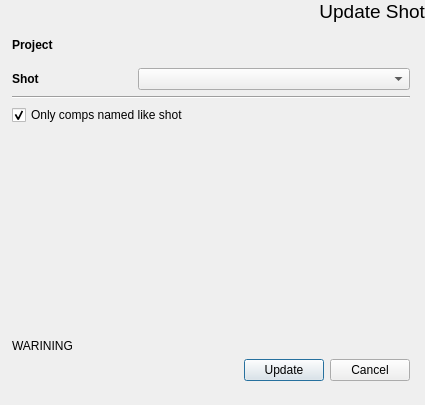
<?xml version="1.0" encoding="UTF-8"?>
<ui version="4.0">
 <class>dlgUpdateShot</class>
 <widget class="QDialog" name="dlgUpdateShot">
  <property name="geometry">
   <rect>
    <x>0</x>
    <y>0</y>
    <width>425</width>
    <height>405</height>
   </rect>
  </property>
  <property name="windowTitle">
   <string>Update Shot</string>
  </property>
  <property name="windowIcon">
   <iconset resource="../_rc/epp.qrc">
    <normaloff>:/icons/epp_128.png</normaloff>:/icons/epp_128.png</iconset>
  </property>
  <layout class="QVBoxLayout" name="verticalLayout_2">
   <property name="margin">
    <number>0</number>
   </property>
   <item>
    <widget class="QLabel" name="lblHeader">
     <property name="font">
      <font>
       <family>Arial</family>
       <pointsize>14</pointsize>
      </font>
     </property>
     <property name="text">
      <string>Update Shot</string>
     </property>
     <property name="alignment">
      <set>Qt::AlignRight|Qt::AlignTop|Qt::AlignTrailing</set>
     </property>
     <property name="margin">
      <number>10</number>
     </property>
    </widget>
   </item>
   <item>
    <layout class="QVBoxLayout" name="verticalLayout">
     <property name="leftMargin">
      <number>12</number>
     </property>
     <property name="topMargin">
      <number>9</number>
     </property>
     <property name="rightMargin">
      <number>15</number>
     </property>
     <property name="bottomMargin">
      <number>24</number>
     </property>
     <item>
      <layout class="QGridLayout" name="gridLayout1">
       <item row="3" column="0">
        <widget class="QLabel" name="_lblShot">
         <property name="sizePolicy">
          <sizepolicy hsizetype="Minimum" vsizetype="Preferred">
           <horstretch>0</horstretch>
           <verstretch>0</verstretch>
          </sizepolicy>
         </property>
         <property name="minimumSize">
          <size>
           <width>120</width>
           <height>0</height>
          </size>
         </property>
         <property name="font">
          <font>
           <weight>75</weight>
           <bold>true</bold>
          </font>
         </property>
         <property name="toolTip">
          <string>Project name and also the projects root directory name</string>
         </property>
         <property name="whatsThis">
          <string>&lt;!DOCTYPE HTML PUBLIC &quot;-//W3C//DTD HTML 4.0//EN&quot; &quot;http://www.w3.org/TR/REC-html40/strict.dtd&quot;&gt;
&lt;html&gt;&lt;head&gt;&lt;meta name=&quot;qrichtext&quot; content=&quot;1&quot; /&gt;&lt;style type=&quot;text/css&quot;&gt;
p, li { white-space: pre-wrap; }
&lt;/style&gt;&lt;/head&gt;&lt;body style=&quot; font-family:'MS Shell Dlg 2'; font-size:8.25pt; font-weight:400; font-style:normal;&quot;&gt;
&lt;p style=&quot; margin-top:0px; margin-bottom:0px; margin-left:0px; margin-right:0px; -qt-block-indent:0; text-indent:0px;&quot;&gt;&lt;span style=&quot; font-size:8pt;&quot;&gt;The &lt;/span&gt;&lt;span style=&quot; font-size:8pt; font-weight:600;&quot;&gt;Name&lt;/span&gt;&lt;span style=&quot; font-size:8pt;&quot;&gt; for the project needs to be set based on studio conventions. This name is also used for the root folder of the project. Make sure it is file system safe and does not contain invalid characters. The default widget limits input to valid characters. Already existing project names can not be used to prevent data loss through overwriting.&lt;/span&gt;&lt;/p&gt;&lt;/body&gt;&lt;/html&gt;</string>
         </property>
         <property name="text">
          <string>Shot</string>
         </property>
        </widget>
       </item>
       <item row="1" column="0">
        <widget class="QLabel" name="_lblProject">
         <property name="sizePolicy">
          <sizepolicy hsizetype="Minimum" vsizetype="Preferred">
           <horstretch>0</horstretch>
           <verstretch>0</verstretch>
          </sizepolicy>
         </property>
         <property name="minimumSize">
          <size>
           <width>120</width>
           <height>0</height>
          </size>
         </property>
         <property name="font">
          <font>
           <weight>75</weight>
           <bold>true</bold>
          </font>
         </property>
         <property name="toolTip">
          <string>Format Template for production.</string>
         </property>
         <property name="whatsThis">
          <string>&lt;!DOCTYPE HTML PUBLIC &quot;-//W3C//DTD HTML 4.0//EN&quot; &quot;http://www.w3.org/TR/REC-html40/strict.dtd&quot;&gt;
&lt;html&gt;&lt;head&gt;&lt;meta name=&quot;qrichtext&quot; content=&quot;1&quot; /&gt;&lt;style type=&quot;text/css&quot;&gt;
p, li { white-space: pre-wrap; }
&lt;/style&gt;&lt;/head&gt;&lt;body style=&quot; font-family:'MS Shell Dlg 2'; font-size:8.25pt; font-weight:400; font-style:normal;&quot;&gt;
&lt;p style=&quot; margin-top:0px; margin-bottom:0px; margin-left:0px; margin-right:0px; -qt-block-indent:0; text-indent:0px;&quot;&gt;The &lt;span style=&quot; font-weight:600;&quot;&gt;Format Templates&lt;/span&gt; are presets of Width, Height, Framerage (FPS) and Aspect Ratios for a Production. They are stored in your &lt;span style=&quot; font-style:italic;&quot;&gt;epp_root\templates\formats.xml&lt;/span&gt; file. As starting point formats can be imported during install of epp from eyeon Fusion.&lt;/p&gt;&lt;/body&gt;&lt;/html&gt;</string>
         </property>
         <property name="text">
          <string>Project</string>
         </property>
        </widget>
       </item>
       <item row="2" column="0">
        <spacer name="verticalSpacer_2">
         <property name="orientation">
          <enum>Qt::Vertical</enum>
         </property>
         <property name="sizeType">
          <enum>QSizePolicy::Fixed</enum>
         </property>
         <property name="sizeHint" stdset="0">
          <size>
           <width>20</width>
           <height>10</height>
          </size>
         </property>
        </spacer>
       </item>
       <item row="3" column="1">
        <widget class="QComboBox" name="cmbShot"/>
       </item>
       <item row="1" column="1">
        <widget class="QLabel" name="lblProject">
         <property name="sizePolicy">
          <sizepolicy hsizetype="Expanding" vsizetype="Preferred">
           <horstretch>0</horstretch>
           <verstretch>0</verstretch>
          </sizepolicy>
         </property>
         <property name="text">
          <string/>
         </property>
        </widget>
       </item>
      </layout>
     </item>
     <item>
      <widget class="Line" name="line">
       <property name="orientation">
        <enum>Qt::Horizontal</enum>
       </property>
      </widget>
     </item>
     <item>
      <widget class="QCheckBox" name="chkShotLike">
       <property name="text">
        <string>Only comps named like shot</string>
       </property>
       <property name="checked">
        <bool>true</bool>
       </property>
      </widget>
     </item>
     <item>
      <spacer name="verticalSpacer">
       <property name="orientation">
        <enum>Qt::Vertical</enum>
       </property>
       <property name="sizeHint" stdset="0">
        <size>
         <width>20</width>
         <height>40</height>
        </size>
       </property>
      </spacer>
     </item>
     <item>
      <widget class="QLabel" name="lblStatus">
       <property name="statusTip">
        <string>Warning Status</string>
       </property>
       <property name="styleSheet">
        <string notr="true"/>
       </property>
       <property name="text">
        <string>WARINING</string>
       </property>
       <property name="openExternalLinks">
        <bool>true</bool>
       </property>
      </widget>
     </item>
     <item>
      <layout class="QHBoxLayout" name="horizontalLayout_2">
       <item>
        <spacer name="horizontalSpacer_2">
         <property name="orientation">
          <enum>Qt::Horizontal</enum>
         </property>
         <property name="sizeHint" stdset="0">
          <size>
           <width>40</width>
           <height>20</height>
          </size>
         </property>
        </spacer>
       </item>
       <item>
        <widget class="QPushButton" name="butUpdate">
         <property name="statusTip">
          <string>Create Project and Directories</string>
         </property>
         <property name="text">
          <string>Update</string>
         </property>
        </widget>
       </item>
       <item>
        <widget class="QPushButton" name="butCancel">
         <property name="statusTip">
          <string>Cancel the operation</string>
         </property>
         <property name="text">
          <string>Cancel</string>
         </property>
        </widget>
       </item>
      </layout>
     </item>
    </layout>
   </item>
  </layout>
 </widget>
 <tabstops>
  <tabstop>butUpdate</tabstop>
  <tabstop>butCancel</tabstop>
 </tabstops>
 <resources>
  <include location="../_rc/epp.qrc"/>
 </resources>
 <connections>
  <connection>
   <sender>butUpdate</sender>
   <signal>clicked()</signal>
   <receiver>dlgUpdateShot</receiver>
   <slot>accept()</slot>
   <hints>
    <hint type="sourcelabel">
     <x>220</x>
     <y>261</y>
    </hint>
    <hint type="destinationlabel">
     <x>167</x>
     <y>270</y>
    </hint>
   </hints>
  </connection>
  <connection>
   <sender>butCancel</sender>
   <signal>clicked()</signal>
   <receiver>dlgUpdateShot</receiver>
   <slot>reject()</slot>
   <hints>
    <hint type="sourcelabel">
     <x>303</x>
     <y>259</y>
    </hint>
    <hint type="destinationlabel">
     <x>314</x>
     <y>281</y>
    </hint>
   </hints>
  </connection>
 </connections>
</ui>
